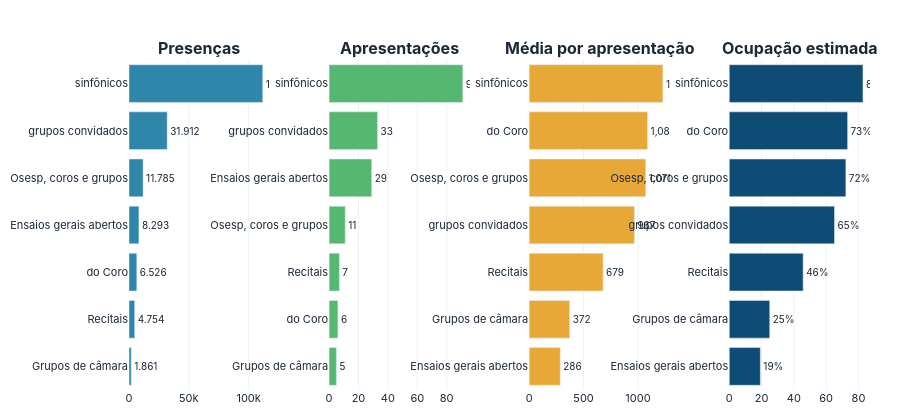

This figure's notebook cell:
### Markdown cell above
## Comparações por modalidade

### Code cell
ord_p = base.sort_values('Presenças')
ord_a = base.sort_values('Apresentações')
ord_m = base.sort_values('Média por apresentação')
ord_o = base.sort_values('Ocupação estimada')

fig_bar = make_subplots(rows=1, cols=4, subplot_titles=[
    '<b>Presenças</b>', '<b>Apresentações</b>', '<b>Média por apresentação</b>', '<b>Ocupação estimada</b>'
], horizontal_spacing=0.08)

fig_bar.add_trace(go.Bar(
    y=ord_p['Rótulo'], x=ord_p['Presenças'], orientation='h',
    marker_color=PAL['accent'], text=ord_p['Presenças'].apply(lambda v: f'{v:,.0f}'.replace(',','.')),
    textposition='outside', textfont=dict(size=10),
), row=1, col=1)

fig_bar.add_trace(go.Bar(
    y=ord_a['Rótulo'], x=ord_a['Apresentações'], orientation='h',
    marker_color=PAL['green'], text=ord_a['Apresentações'],
    textposition='outside', textfont=dict(size=10),
), row=1, col=2)

fig_bar.add_trace(go.Bar(
    y=ord_m['Rótulo'], x=ord_m['Média por apresentação'], orientation='h',
    marker_color=PAL['gold'], text=ord_m['Média por apresentação'].apply(lambda v: f'{v:,.0f}'),
    textposition='outside', textfont=dict(size=10),
), row=1, col=3)

fig_bar.add_trace(go.Bar(
    y=ord_o['Rótulo'], x=ord_o['Ocupação estimada'] * 100, orientation='h',
    marker_color=PAL['dark_blue'], text=ord_o['Ocupação estimada'].apply(lambda v: f'{v:.0%}'),
    textposition='outside', textfont=dict(size=10),
), row=1, col=4)

fig_bar.update_layout(
    height=420, showlegend=False,
    margin=dict(l=10, r=30, t=60, b=30),
    paper_bgcolor='white', plot_bgcolor='white',
    font=dict(family='Inter, system-ui, sans-serif', size=11, color=PAL['primary']),
)
fig_bar.update_xaxes(showgrid=True, gridcolor='#EEF2F6', zeroline=False)
fig_bar.update_yaxes(showgrid=False)
fig_bar.show()

### Figure 1 — Plotly figure (JSON) as saved in the notebook; plotly's stock layout.template omitted (floating-point values rounded to 4 significant figures)
{"data": [{"marker": {"color": "#2E86AB"}, "orientation": "h", "text": ["1.861", "4.754", "6.526", "8.293", "11.785", "31.912", "111.802"], "textfont": {"size": 10}, "textposition": "outside", "type": "bar", "x": [1861, 4754, 6526, 8293, 11785, 31912, 111802], "xaxis": "x", "y": ["Grupos de câmara", "Recitais", "do Coro", "Ensaios gerais abertos", "Osesp, coros e grupos", "grupos convidados", "sinfônicos"], "yaxis": "y"}, {"marker": {"color": "#56B870"}, "orientation": "h", "text": [5.0, 6.0, 7.0, 11.0, 29.0, 33.0, 91.0], "textfont": {"size": 10}, "textposition": "outside", "type": "bar", "x": [5, 6, 7, 11, 29, 33, 91], "xaxis": "x2", "y": ["Grupos de câmara", "do Coro", "Recitais", "Osesp, coros e grupos", "Ensaios gerais abertos", "grupos convidados", "sinfônicos"], "yaxis": "y2"}, {"marker": {"color": "#E8A838"}, "orientation": "h", "text": ["286", "372", "679", "967", "1,071", "1,088", "1,229"], "textfont": {"size": 10}, "textposition": "outside", "type": "bar", "x": [286.0, 372.2, 679.1, 967.0, 1071.0, 1088.0, 1229.0], "xaxis": "x3", "y": ["Ensaios gerais abertos", "Grupos de câmara", "Recitais", "grupos convidados", "Osesp, coros e grupos", "do Coro", "sinfônicos"], "yaxis": "y3"}, {"marker": {"color": "#0F4C75"}, "orientation": "h", "text": ["19%", "25%", "46%", "65%", "72%", "73%", "83%"], "textfont": {"size": 10}, "textposition": "outside", "type": "bar", "x": [19.27, 25.08, 45.76, 65.16, 72.19, 73.29, 82.79], "xaxis": "x4", "y": ["Ensaios gerais abertos", "Grupos de câmara", "Recitais", "grupos convidados", "Osesp, coros e grupos", "do Coro", "sinfônicos"], "yaxis": "y4"}], "layout": {"annotations": [{"font": {"size": 16}, "showarrow": false, "text": "<b>Presenças</b>", "x": 0.095, "xanchor": "center", "xref": "paper", "y": 1, "yanchor": "bottom", "yref": "paper"}, {"font": {"size": 16}, "showarrow": false, "text": "<b>Apresentações</b>", "x": 0.365, "xanchor": "center", "xref": "paper", "y": 1, "yanchor": "bottom", "yref": "paper"}, {"font": {"size": 16}, "showarrow": false, "text": "<b>Média por apresentação</b>", "x": 0.635, "xanchor": "center", "xref": "paper", "y": 1, "yanchor": "bottom", "yref": "paper"}, {"font": {"size": 16}, "showarrow": false, "text": "<b>Ocupação estimada</b>", "x": 0.905, "xanchor": "center", "xref": "paper", "y": 1, "yanchor": "bottom", "yref": "paper"}], "font": {"color": "#1B2838", "family": "Inter, system-ui, sans-serif", "size": 11}, "height": 420, "margin": {"b": 30, "l": 10, "r": 30, "t": 60}, "paper_bgcolor": "white", "plot_bgcolor": "white", "showlegend": false, "xaxis": {"anchor": "y", "domain": [0, 0.19], "gridcolor": "#EEF2F6", "showgrid": true, "zeroline": false}, "xaxis2": {"anchor": "y2", "domain": [0.27, 0.46], "gridcolor": "#EEF2F6", "showgrid": true, "zeroline": false}, "xaxis3": {"anchor": "y3", "domain": [0.54, 0.73], "gridcolor": "#EEF2F6", "showgrid": true, "zeroline": false}, "xaxis4": {"anchor": "y4", "domain": [0.81, 1], "gridcolor": "#EEF2F6", "showgrid": true, "zeroline": false}, "yaxis": {"anchor": "x", "domain": [0, 1], "showgrid": false}, "yaxis2": {"anchor": "x2", "domain": [0, 1], "showgrid": false}, "yaxis3": {"anchor": "x3", "domain": [0, 1], "showgrid": false}, "yaxis4": {"anchor": "x4", "domain": [0, 1], "showgrid": false}}}
